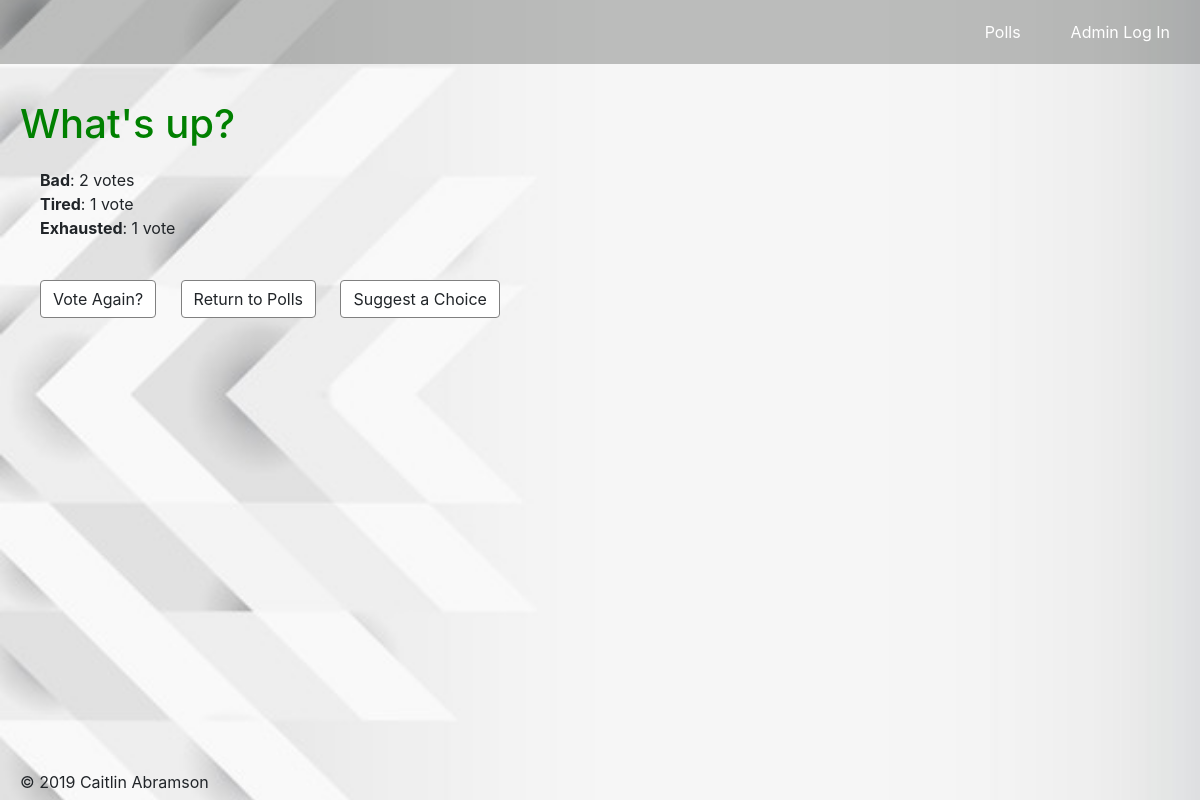
Before: /polls/1/results/ with the older database file.
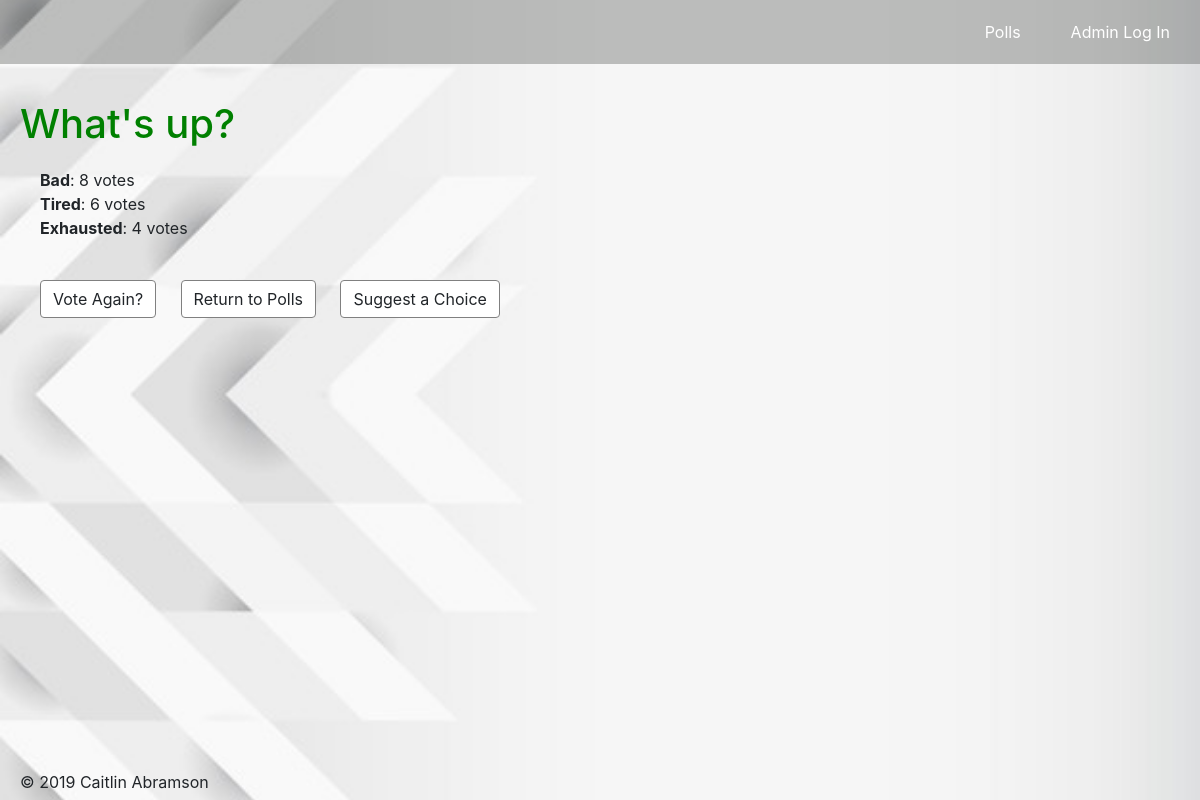
After: the same page with the newer database file.
### polls/models.py (models this page shows, shortened)
class Choice(models.Model):
    question = models.ForeignKey(Question,
        on_delete=models.CASCADE)
    choice_text = models.CharField(max_length=200)
    votes = models.IntegerField(default=0)

### polls/views.py (the view)
# urls.py: path('<int:pk>/results/', views.ResultsView.as_view(), name='results'),
class ResultsView(generic.DetailView):
    model = Question
    template_name = 'polls/results.html'

### polls/templates/polls/results.html (shortened to what this page needs)
<!DOCTYPE html>
<head>
    {% load staticfiles %}
    <link rel='stylesheet' type='text/css' href="/static/polls/css/bootstrap.min.css" />
    <link rel="stylesheet" type="text/css" href="{% static 'polls/style.css' %}">
</head>
<body>
    <div class="nav">
        <ul>
            <li class="nav_link"> <a href="http://127.0.0.1:8000/admin/"> Admin Log In</a> </li>
            <li class="nav_link"><a href="{% url 'polls:index' %}"> Polls </a></li>
        </ul>
    </div>
    <div class="header">
        <h1 class="question_label">{{ question.question_text }}</h1>
    </div>
    <div class="results_list">
        <ul>
            {% for choice in question.choice_set.all %}
                <li><strong>{{ choice.choice_text }}</strong>: {{ choice.votes }} vote{{ choice.votes|pluralize }}</li>
            {% endfor %}
        </ul>
    </div>
    <div class="buttons">
        <a class="btn btn-default" href="{% url 'polls:detail' question.id %}" role="button">Vote Again?</a>
        <a class="btn btn-default" href="{% url 'polls:index' %}" role="button">Return to Polls</a>
        <a class="btn btn-default" href="{% url 'polls:suggestions' question.id %}" role="button">Suggest a Choice</a>
    </div>
    <div class="footer">
        <p>&copy; 2019 Caitlin Abramson</p>
</body>

Changed rows visible on the page:
changed Choice "Bad": votes "2" → "8"
changed Choice "Tired": votes "1" → "6"
changed Choice "Exhausted": votes "1" → "4"
